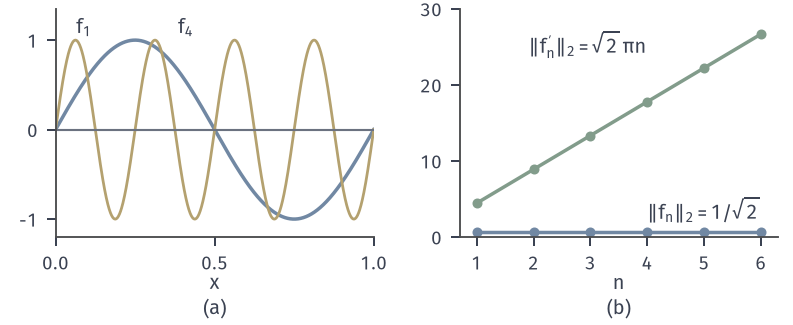

Recreate this plot in Python.
from pathlib import Path
import sys
ROOT = next(p for p in Path(__file__).resolve().parents if (p/"build.sh").is_file() and (p/"tex/book.tex").is_file())
sys.path.insert(0, str(ROOT/"figures/00-shared/mathematical-preliminaries-upper/00-shared/comprehension-figures"))
from support import figure, save, BLUE, GREEN, YELLOW, RED, PURPLE, INK, MUTED, GRID, BLUE_FILL, GREEN_FILL, YELLOW_FILL, RED_FILL, PURPLE_FILL
import numpy as np
def panel_labels(fig, axes, y=.02):
    for ax, s in zip(axes, "(a) (b) (c) (d)".split()):
        q = ax.get_position(); fig.text((q.x0+q.x1)/2, y, s, ha="center", va="bottom")

# f_n(x)=sin(2 pi n x): ||f_n||_2 = 1/sqrt2 and ||f_n'||_2 = sqrt2*pi*n.
fig, axes = figure(width_mm=112, height_mm=46, ncols=2)
fig.set_layout_engine(None); fig.subplots_adjust(left=.07, right=.98, top=.97, bottom=.27, wspace=.27)
ax = axes[0]; x = np.linspace(0, 1, 1200)
ax.plot(x, np.sin(2*np.pi*x), color=BLUE, lw=1.4)
ax.plot(x, np.sin(8*np.pi*x), color=YELLOW, lw=1.1)
ax.axhline(0, color=MUTED, lw=.85)
ax.text(.09, 1.08, '$f_1$', ha='center', color=INK); ax.text(.41, 1.08, '$f_4$', ha='center', color=INK)
ax.set_xlim(0, 1); ax.set_ylim(-1.2, 1.35); ax.set_xticks([0, .5, 1]); ax.set_yticks([-1, 0, 1]); ax.set_xlabel('$x$', labelpad=0)
ax = axes[1]; n = np.arange(1, 7)
ax.plot(n, np.sqrt(2)*np.pi*n, color=GREEN, lw=1.4, marker='o', ms=3)
ax.plot(n, np.full(n.shape, 2**-.5), color=BLUE, lw=1.4, marker='o', ms=3)
ax.text(4.0, 25.2, r"$\Vert f_n'\Vert_2=\sqrt{2}\,\pi n$", ha='right', va='center')
ax.text(6, 3.5, r'$\Vert f_n\Vert_2=1/\sqrt{2}$', ha='right', va='center')
ax.set_xlim(.7, 6.3); ax.set_ylim(0, 30); ax.set_xticks(n); ax.set_yticks([0, 10, 20, 30]); ax.set_xlabel('$n$', labelpad=0)
panel_labels(fig, axes)
save(fig, Path(__file__).resolve().parent, 'figure', {'formula': 'sin(2 pi n x); norms 1/sqrt2 and sqrt2 pi n'})
